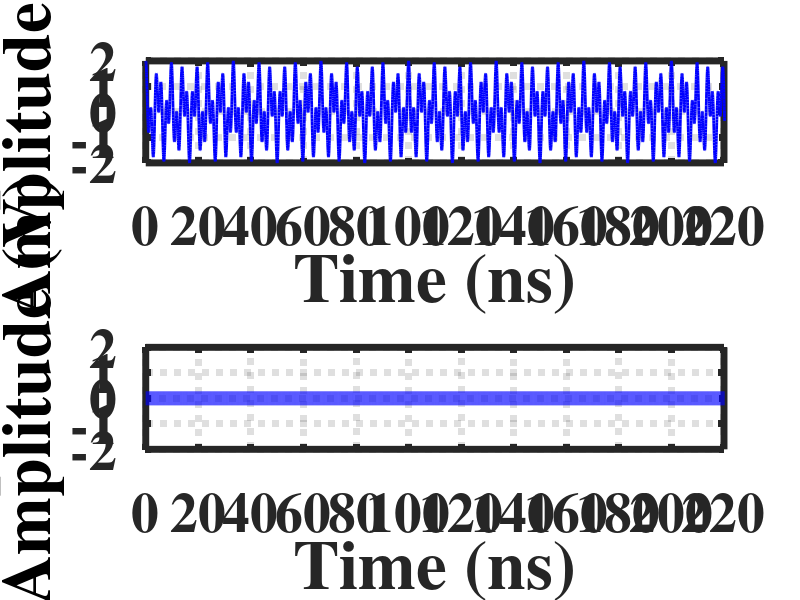

The MATLAB script that drew this image:
clear all;
close all;
clc;

fs=32e9;
ts=1/fs;
XDelta=ts;


%%%%%%%%%%%%%%Start here to define x and y in tems of a time variable with
%%%%%%%%%%%%%%steps ts

% parameters for PN generation
rng(2);                                % Random seed
T_win      = 500e-6;                   % Time window to capture signal in [s], i.e., 500us 
sig_length = T_win * fs;               % Number of sample (conceptual sample in RF domain)
PN_num     = 2;                        % Num of inserted PNs
fchip      = 2e6;                      % PN rate in [Hz]
PN_OS      = fs/fchip;                 % Oversampling ratio for PN signal
PN_CFO     = 10e6;                     % offset b/w PNs and BLKs
fc         = [0.2,0.5]*1e9 + PN_CFO;   % PN center freq
t          = (0:sig_length-1).' * ts;  % s

% prepare PN per band
for bb = 1:PN_num
    Code(:,bb) = randi(2,sig_length/PN_OS,1) * 2 - 3; % PN code
    PN = kron( Code(:,bb),ones(PN_OS,1) );            % interpolate to requried BW
    x_real(:,bb) = PN .* ( cos(2*pi*t*fc(bb)) );      % upconvert to carrier
    y_imag(:,bb) = zeros(sig_length,1);               % imag part not used

end

% summation over all PNs
x = sum(x_real,2);
y = sum(y_imag,2);


%%%%%%%%%%%%%%%%%%%% End of changes 




Y=x+i*y;
save('data1.mat','Y','XDelta')



%%%%%Fig verification 

t=t/1e-9;

figure(1)
set(gcf,'color','w');   
subplot(2,1,1)
plot(t,x,'b','linewidth',2)
axis([0 220 -2 2])
xticks([0:20:220])

AX = gca;
set(AX,'fontsize',40);
set(AX,'fontweight','bold');
set(AX,'fontname','Times');
xlabel('Time (ns)','fontsize',50,'fontweight','bold')
ylabel(' Amplitude (V)','fontsize',50,'fontweight','bold','color','k')
set(gca,'LineWidth',5,'GridLineStyle',':')
grid on
box on



subplot(2,1,2)
plot(t,y,'b','linewidth',10)
axis([0 220 -2 2])
xticks([0:20:220])
AX = gca;
set(AX,'fontsize',40);
set(AX,'fontweight','bold');
set(AX,'fontname','Times');
xlabel('Time (ns)','fontsize',50,'fontweight','bold')
ylabel(' Amplitude (V)','fontsize',50,'fontweight','bold','color','k')
set(gca,'LineWidth',5,'GridLineStyle',':')
grid on
box on
